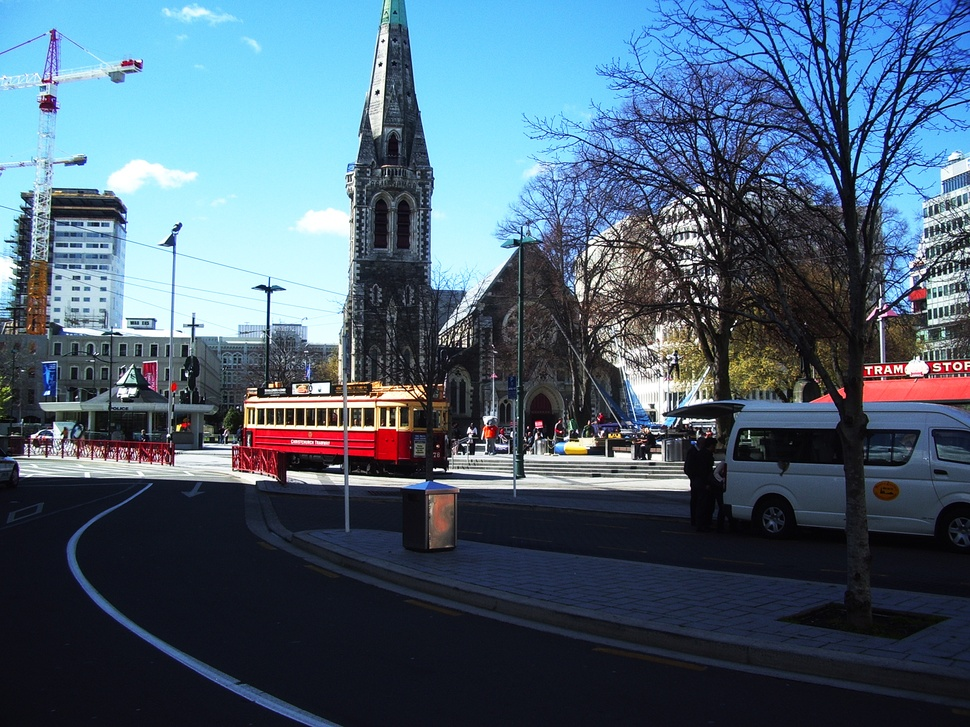
#> input picture image-processing/NZ.jpg, 970 x 727 px, shrunk from 2304 x 1728 before the run
$ jupyter execute 'HSV Space.ipynb'   (shell and % lines are left out)
#> lines starting #> are read from the running program, lines starting #| are printed output that depends on the picture
[cell 1]
import numpy as np
import cv2
import matplotlib.pyplot as plt
from mpl_toolkits.mplot3d import Axes3D
from sklearn.cluster import KMeans

def plot_hsv(hsv, rgb):
    '''
    description: plot HSV color space graphs
    args:
        hsv (ndarray): [[h_1, s_1, v_1], [h_2, s_2, v_2], ... , [h_n, s_n, v_n]]
        rgb (ndarray): [[r_1, g_1, b_1], [r_2, g_2, b_2], ... , [r_n, g_n, b_n]]
    '''
    h = hsv[:,0] # hue (0° - 180°) - you need to double it because 360 is not a uint8 number
    s = hsv[:,1] # saturation
    v = hsv[:,2] # value

    # sort of cylindrical coordinates
    x = np.cos(h * np.pi/90) * s * v/255
    y = np.sin(h * np.pi/90) * s * v/255
    z = v

    fig = plt.figure()
    ax = Axes3D(fig)
    ax.scatter(x,y,z, c=rgb/255, marker='o')
    plt.show()

    f, ax = plt.subplots(1,3, figsize=(16,4))
    ax[0].scatter(x, y, c=rgb/255,marker='o')
    ax[1].scatter(x, z, c=rgb/255,marker='o')
    ax[2].scatter(y, z, c=rgb/255,marker='o')
    plt.show()

def kmean_color(color_space, k):
    kmeans = KMeans(n_clusters=k, random_state=0)
    kmeans.fit(color_space)
    centroids = kmeans.cluster_centers_
    labels = kmeans.labels_
    color_space_assigned = kmeans.predict(color_space)
    cluster_colors = np.array([[0,0,0]]* len(color_space_assigned), dtype=np.uint8)

    for i, label in enumerate(color_space_assigned):
        cluster_colors[i] = centroids[label]
    print('KMeans \t k = {}'.format(k))

    tmp = cv2.cvtColor(np.array([cluster_colors]), cv2.COLOR_HSV2RGB)
    plot_hsv(color_space, tmp[0,:,:])

[cell 2]
img = cv2.imread('NZ.jpg') # BGR
#> img is the input picture: shape (727, 970, 3); mean B, G, R 116.1, 97.7, 76.3
hsv = cv2.cvtColor(img, cv2.COLOR_BGR2HSV)
#> hsv: shape (727, 970, 3); mean H, S, V 101.6, 100.8, 119.9

flat_bgr = img.reshape(img.shape[0] * img.shape[1], 3) # make RGB values into a flat array
flat_hsv = hsv.reshape(hsv.shape[0] * hsv.shape[1], 3) # make RGB values into a flat array

sample_rate = 500
sample_bgr = np.array([flat_bgr[i] for i in range(0, len(flat_bgr), sample_rate)])
#> sample_bgr = 1411 rows, first 8: [255, 202, 116], [253, 194, 91], [250, 196, 101], [254, 195, 92], [252, 204, 109], [255, 193, 89], [252, 203, 105], [253, 185, 88]
sample_hsv = np.array([flat_hsv[i] for i in range(0, len(flat_hsv), sample_rate)])
#> sample_hsv = 1411 rows, first 8: [101, 139, 255], [101, 163, 253], [101, 152, 250], [101, 163, 254], [100, 145, 252], [101, 166, 255], [100, 149, 252], [102, 166, 253]
sample_rgb = sample_bgr[:, ::-1]
#> sample_rgb = 1411 rows, first 8: [116, 202, 255], [91, 194, 253], [101, 196, 250], [92, 195, 254], [109, 204, 252], [89, 193, 255], [105, 203, 252], [88, 185, 253]
print('Number of points sampled:', len(sample_bgr))
#| Number of points sampled: 1411
# [6 lines of commented-out code are left out]
plot_hsv(sample_hsv, sample_rgb)
#> in plot_hsv, `h = hsv[:,0]`: h = 1411 values, max 179 at index 743, min 0 at index 529, mean 101
#> in plot_hsv, `s = hsv[:,1]`: s = 1411 values, max 255 at index 21, min 0 at index 730, mean 100.6
#> in plot_hsv, `v = hsv[:,2]`: v = 1411 values, max 255 at index 0, min 5 at index 893, mean 119.8
#> in plot_hsv, `x = np.cos(h * np.pi/90) * s * v/255`: x = 1411 values, max 223 at index 841, min -160 at index 17, mean -33.92
#> in plot_hsv, `y = np.sin(h * np.pi/90) * s * v/255`: y = 1411 values, max 91.69 at index 849, min -108.1 at index 95, mean -17.84
#> in plot_hsv, `z = v`: z has the same summary as v
#> in plot_hsv, `plt.show()`:
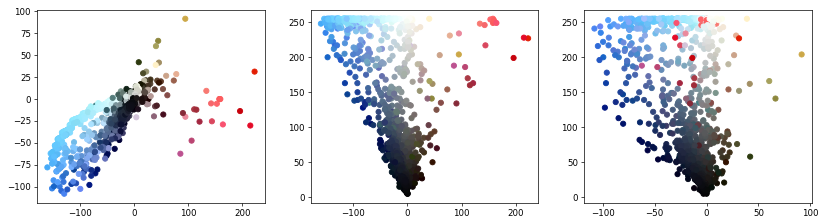
#> figure drawn by matplotlib, 3 panels
kmean_color(sample_hsv, 11)
#> in kmean_color, `color_space_assigned = kmeans.predict(color_space)`: color_space_assigned = 1411 values, max 10 at index 123, min 0 at index 13, mean 4.51
#> in kmean_color, `cluster_colors = np.array([[0,0,0]]* len(color_space_assigned), dtype=..`: cluster_colors = 1411 rows, first 8: [0, 0, 0], [0, 0, 0], [0, 0, 0], [0, 0, 0], [0, 0, 0], [0, 0, 0], [0, 0, 0], [0, 0, 0]
#> the loop in kmean_color, `for i, label in enumerate(color_space_assigned):` made 1411 passes
#> label on passes 1 to 3: 6, 6, 6
#> after the loop in kmean_color, `for i, label in enumerate(color_space_assigned):`: cluster_colors = 1411 rows, first 8: [99, 134, 247], [99, 134, 247], [99, 134, 247], [99, 134, 247], [99, 134, 247], [99, 134, 247], [99, 134, 247], [99, 134, 247]
#> in kmean_color, `tmp = cv2.cvtColor(np.array([cluster_colors]), cv2.COLOR_HSV2RGB)`: tmp = 1411 rows, first 8: [117, 208, 247], [117, 208, 247], [117, 208, 247], [117, 208, 247], [117, 208, 247], [117, 208, 247], [117, 208, 247], [117, 208, 247]
#> in plot_hsv (call 2), `plt.show()`:
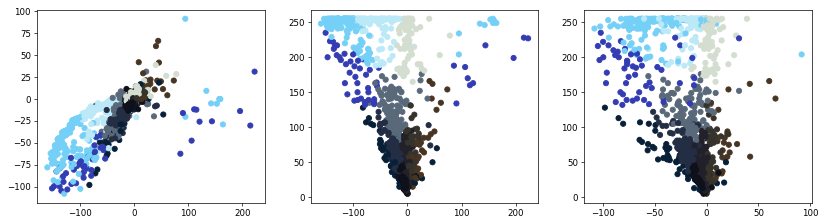
#> figure drawn by matplotlib, 3 panels

[cell 3]
step = 25
rgb_uniform = np.array([[0,0,0]]* (255//step + 1)**3, dtype=np.uint8)

for i, r in enumerate(range(0,255, step)):
    for j, g in enumerate(range(0, 255, step)):
        for k, b in enumerate(range(0, 255, step)):
            rgb_uniform[i * (255//step + 1)**2 + 1 + (255//step + 1) * j + k - 1] = np.array([r,g,b], dtype=np.uint8)
bgr_uniform = rgb_uniform[:,::-1]
bgr_3d = np.array([rgb_uniform[:,::-1]], dtype=np.uint8)

hsv_3d = cv2.cvtColor(bgr_3d, cv2.COLOR_BGR2HSV)
hsv_uniform = hsv_3d.reshape(hsv_3d.shape[0] * hsv_3d.shape[1], 3)

plot_hsv(hsv_uniform, rgb_uniform)
#> in plot_hsv (call 3), `plt.show()`:
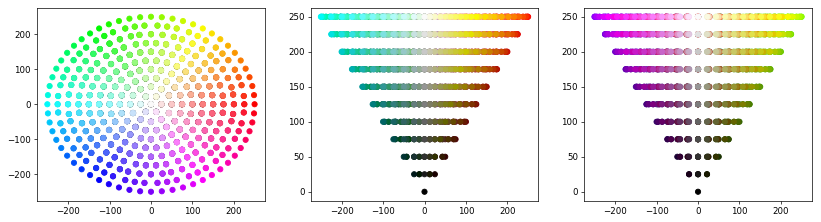
#> figure drawn by matplotlib, 3 panels
kmean_color(hsv_uniform, 4)
#> in plot_hsv (call 4), `plt.show()`:
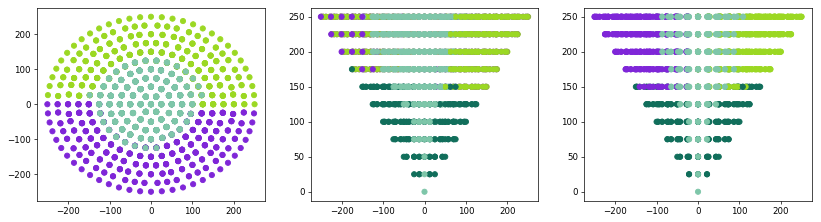
#> figure drawn by matplotlib, 3 panels
